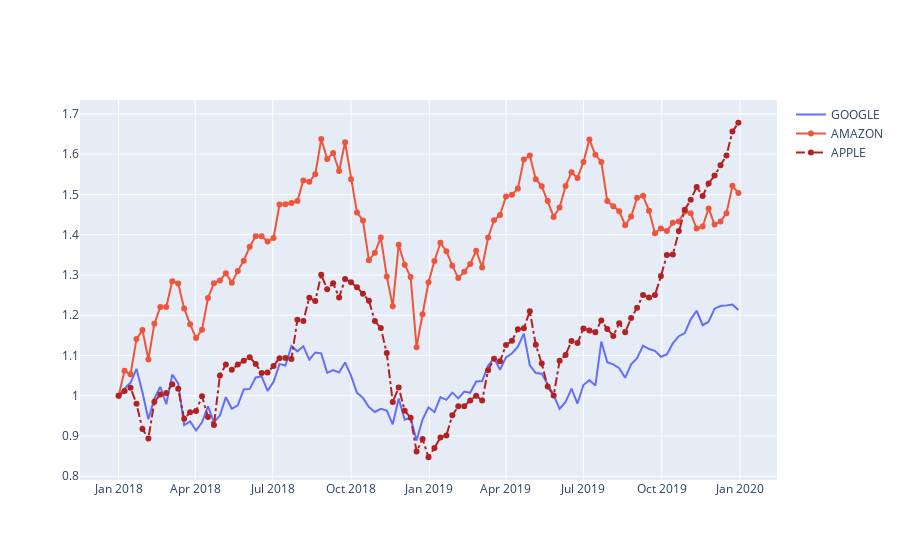

Write notebook code for a chart like this one.
### Code cell
fig=go.Figure()       # For separte design of each columns(OR line plots)
fig.add_trace(go.Scatter(x=st_data.date,y=st_data.GOOG,
                        mode='lines',name='GOOGLE'))
fig.add_trace(go.Scatter(x=st_data.date,y=st_data.AMZN,
                        mode='lines+markers',name='AMAZON'))
fig.add_trace(go.Scatter(x=st_data.date,y=st_data.AAPL,
                        mode='lines+markers',name='APPLE',
                        line=dict(color='firebrick',width=2,
                                 dash='dashdot')))
